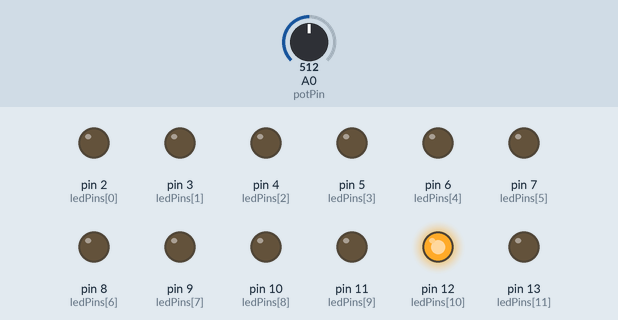
A sketch run on a simulated Arduino Uno, built with avr-gcc and run on an emulated ATmega328P. On the bench: output pins drawn as LEDs (lit = HIGH). Dashed ring = blinking. The inputs (shaded band) are chosen by the test bench; at power-on: A0 (potPin) = 512.

Above: at 1.1 s.
1.3 s: A0 (potPin) set to 122
At 1.7 s:
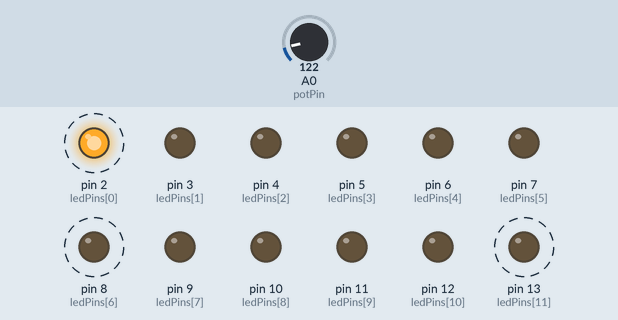
4.3 s: A0 (potPin) set to 306
At 5.78 s:
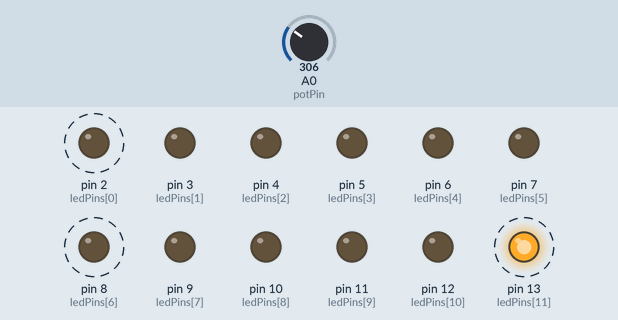
7.3 s: A0 (potPin) set to 511
At 7.87 s:
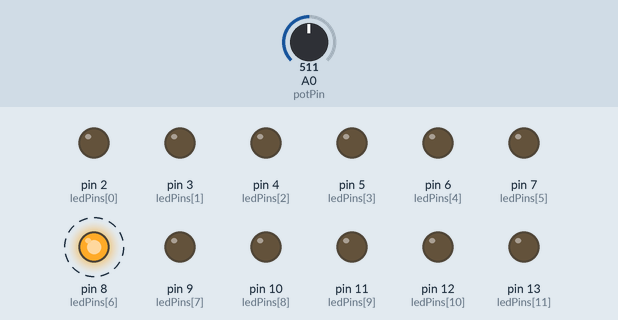
10.3 s: A0 (potPin) set to 716
At 12.1 s:
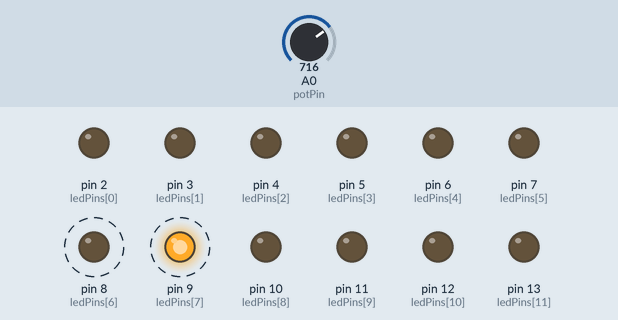
Timing chart, 0 to 14.3 s (numbered marks = the images above; inputs shaded):
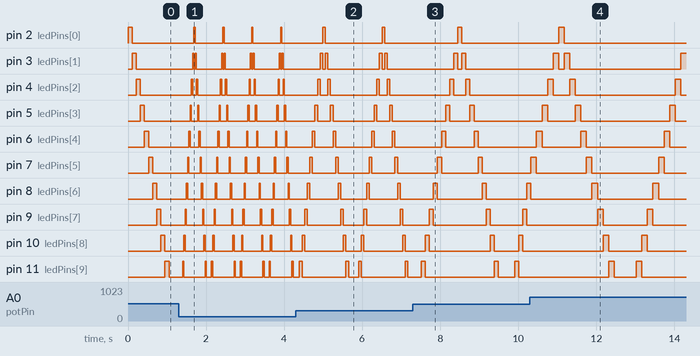

The sketch:

p3_larson_scanner.ino
```cpp
const int ledPins[] = {2, 3, 4, 5, 6, 7, 8, 9, 10, 11, 12, 13};
const int potPin = A0;
const int n = 12;

void setup() {
  for (int i = 0; i < n; i++) {
    pinMode(ledPins[i], OUTPUT);
  }
}

void loop() {
  for (int i = 0; i < n; i++) {
    digitalWrite(ledPins[i], HIGH);
    delay(calculateDelay());
    digitalWrite(ledPins[i], LOW);
  }
  for (int i = n-1; i > 0; i--) {
    digitalWrite(ledPins[i], HIGH);
    delay(calculateDelay());
    digitalWrite(ledPins[i], LOW);
  }
}

int calculateDelay() {
  // convert the knob postion 0..1023
  // to a delay period of 10..200 ms
  int knobPosition = analogRead(potPin);
  int t = map(knobPosition, 0, 1023, 10, 200);
  return t;
}
```

Measured:
- after the input at 1.3 s, pin 8 (ledPins[6]): alternates HIGH for 0.03 s and LOW for 0.35 s, starting after 0.20 s
- after the input at 4.3 s, pin 2 (ledPins[0]): alternates HIGH for 0.07 s and LOW for 1.5 s, starting after 0.69 s; pin 8 (ledPins[6]): alternates HIGH for 0.07 s and LOW for 0.73 s, starting after 0.29 s; pin 13 (ledPins[11]): LOW → HIGH after 1.4 s, → LOW 0.13 s later, → HIGH 1.4 s later
- after the input at 7.3 s, pin 8 (ledPins[6]): alternates HIGH for 0.10 s and LOW for 1.1 s, starting after 0.53 s
- after the input at 10.3 s, pin 8 (ledPins[6]): alternates HIGH for 0.14 s and LOW for 1.4 s, starting after 1.6 s
- by itself, pin 2 (ledPins[0]): alternates HIGH for 0.03 s and LOW for 0.71 s
- by itself, pin 9 (ledPins[7]): alternates HIGH for 0.14 s and LOW for 1.1 s
- by itself, pin 10 (ledPins[8]): alternates HIGH for 0.14 s and LOW for 0.85 s
- by itself, pin 11 (ledPins[9]): alternates HIGH for 0.14 s and LOW for 0.57 s, 4 changes in all, then stays LOW
